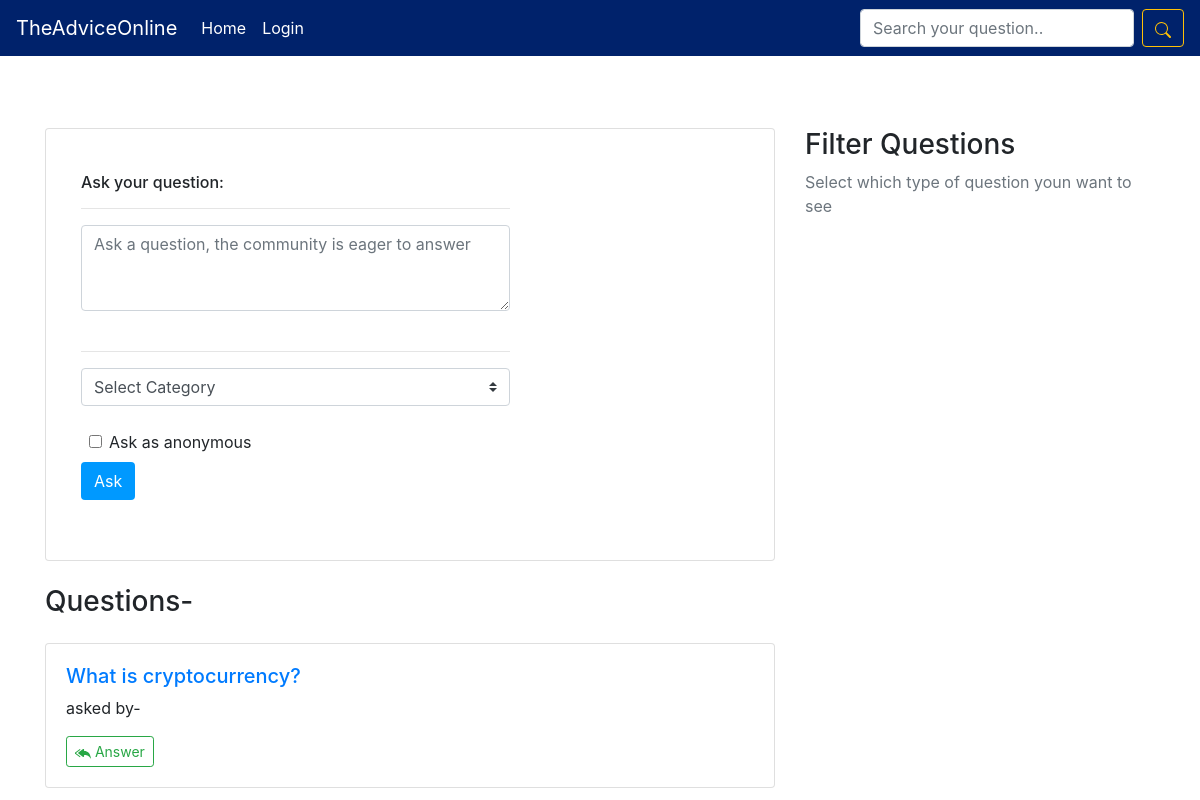
/, run on an earlier commit of the app's database.
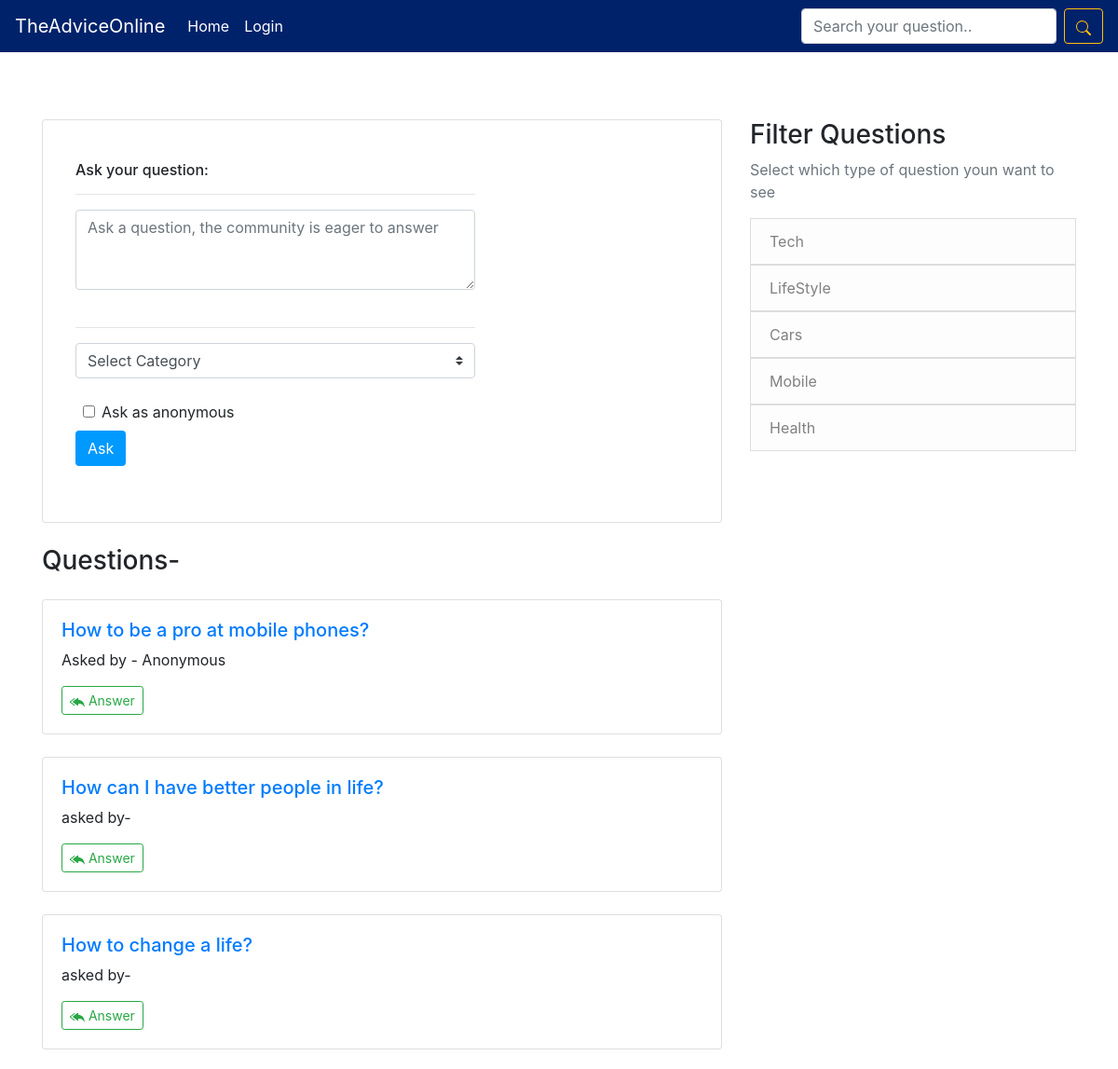
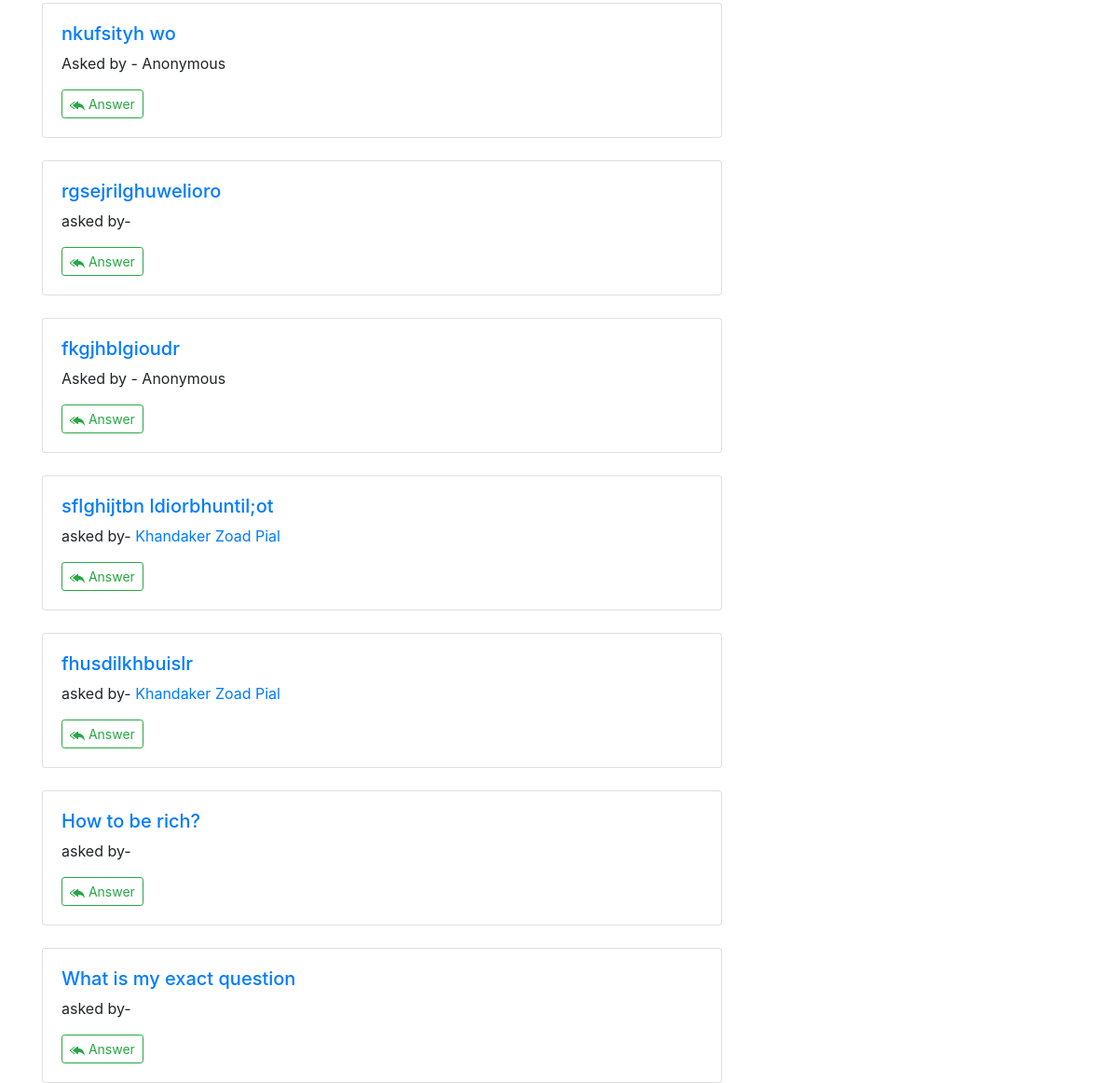
And on a later commit of the database (2 pictures, top to bottom).
### question/models.py (models this page shows, shortened)
class Question(models.Model):
    asked_by = models.ForeignKey(User, on_delete=models.CASCADE)
    the_question = models.TextField()
    asked_when = models.DateTimeField(auto_now_add=True)
    question_category = models.CharField(max_length=30)
    is_anonymous = models.BooleanField(default=False)

class category(models.Model):
    cat = models.CharField(max_length=30)

### question/views.py (the view)
# urls.py: path('', views.home, name='home'),
def home(request):
    questions_set = Question.objects.all().order_by('-asked_when')
    if request.method == 'POST':
        the_question = request.POST.get('the_question')
        if sentence_tester(the_question):
            pass
        else:
            messages.error(request, 'Please try asking a meaningful question!')
            return redirect('/')
        category = request.POST.get('category')
        if category == 'Select Category':
            messages.error(request, "Please select a category properly!")
            return redirect('/')
        is_ann = request.POST.get('is_ann')
        if is_ann == 'on':
            is_ann = True
        else:
            is_ann = False
        if((the_question.strip())):
            obj = Question(asked_by=request.user, the_question=the_question, question_category=category, is_anonymous=is_ann)
            obj.save()
            return render(request, 'question/home.html', {'questions_set': questions_set})
        else:
            messages.error(request, "A question can't be empty")
            return redirect('/')
    elif request.method == 'GET':
        cats = c.objects.all()
        return render(request, 'question/home.html', {'questions_set': questions_set, 'cats': cats})

### templates/question/home.html (shortened to what this page needs)
{% extends "base.html" %}
{% block main_content %}
<br><br><br>
<div class="card">
  <div class="card-body">
    <form action="{% url 'home' %}" method="post">
      <div class="container my-4">
        <div class="row">
          <div class="col-md-8">
            <h6>Ask your question:</h6>
            <hr size="30px">
            <textarea class="form-control" name="the_question" cols="25" rows="3"
              placeholder="Ask a question, the community is eager to answer"></textarea><br>
            <hr size="30px">
            <div class="container">
              <div class="row">
                <div class="input-group mb-3">
                  <select class="custom-select" id="inputGroupSelect01" name="category">
                    <option selected>Select Category</option>
                  </select>
                </div>
                <div class="form-check form-switch ml-2 mt-2">
                  <input class="form-check-input" type="checkbox" name="is_ann" id="flexSwitchCheckChecked">
                  <label class="form-check-label" for="flexSwitchCheckChecked">Ask as anonymous</label>
                </div>
              </div>
            </div>
            <div class="form-group mt-2">
              <button class="btn" style="background-color: #0099FF;color:white; position: relative;"
                type="submit">Ask</button>
            </div>
          </div>
        </div>
      </div>
    </form>
  </div>
</div>
<br>
<h3>Questions-</h3>
{% for q in questions_set %}
<div class="card mt-4">
  <div class="card-body">
    <h5><a href="{% url 'answer' q.pk %}">{{q.the_question}}</a> </h5>
    {% if q.is_anonymous %}
    <p>Asked by - Anonymous</p>
    {% else %}
    <p>asked by- <a href="{% url 'profile_handler' q.asked_by.pk %}">{{q.asked_by.first_name}} {{q.asked_by.last_name}}
      </a></p>
      {% endif %}
    <a href="{% url 'answer' q.pk %}" class="btn btn-outline-success btn-sm">
      Answer</a>
  </div>
</div>
{% endfor %}
{% endblock main_content %}

### templates/base.html (shortened to what this page needs)
<!DOCTYPE html>
<html>
<head>
    <link rel="stylesheet" href="https://cdn.jsdelivr.net/npm/bootstrap@4.6.0/dist/css/bootstrap.min.css">
</head>
<body>
    <nav class="navbar navbar-expand-lg navbar-dark bg-pial">
        <a class="navbar-brand" href="{% url 'home' %}">TheAdviceOnline</a>
        <div class="collapse navbar-collapse" id="navbarSupportedContent">
            <ul class="navbar-nav mr-auto">
                <li class="nav-item active">
                    <a class="nav-link" href="{% url 'home' %}">Home <span class="sr-only">(current)</span></a>
                </li>
                {% if user.is_authenticated %}
                <li class="nav-item active">
                  <a class="nav-link" href="{% url 'profile_handler' user.pk %}">Profile <span class="sr-only">(current)</span></a>
                </li>
                {% else %}
                <li class="nav-item active">
                  <a class="nav-link" href="{% url 'account_login' %}">Login <span class="sr-only">(current)</span></a>
                </li>
                {% endif %}
            </ul>
            <form action="{% url 'search' %}" class="form-inline my-2 my-lg-0" method="post">
                <input class="form-control mr-sm-2" type="search" name="search" placeholder="Search your question.." aria-label="Search">
                <button class="btn btn-outline-warning my-2 my-sm-0" type="submit"></button>
            </form>
        </div>
    </nav>
 <main role="main" class="container">
      <div class="row">
        <div class="col-lg-8">
          {% block main_content %}{% endblock main_content %}
        </div>
        <div class="col-lg-4 mt-4">
        <br> <br>
          <div class="content-section">
            {% if unanswered %}
          <h3>More</h3>
          <p class='text-muted'>You may also like to answer these questions too!
              <ul class="list-group">
                {% for i in unanswered %}
                  <a href="{% url 'sub_question' i.pk %}"><li class="list-group-item list-group-item-light">{{i.the_sub_question}}</li></a>
                {% endfor %}
              </ul>
            </p>
            {% else %}
            <h3>Filter Questions</h3>
            <p class='text-muted'>Select which type of question youn want to see
              <ul class="list-group">
              {% for x in cats %}
                <a href="{% url 'search2' x.pk %}"><li class="list-group-item list-group-item-light">{{x.cat}}</li></a>
              {% endfor %}
              </ul>
            </p>
            {% endif %}
          </div>
        </div>
      </div>
    </main>
</body>

### templates/base.html (style rules this page uses)
.bg-pial { background-color: #00226b; }

What changed in the data, as far as the page shows it:
removed Question: the_question "What is cryptocurrency?"
added Question: the_question "How to be a pro at mobile phones?", is_anonymous "Asked by - Anonymous"
added Question: the_question "How can I have better people in life?"
added Question: the_question "How to change a life?"
added Question: the_question "nkufsityh wo", is_anonymous "Asked by - Anonymous"
added Question: the_question "rgsejrilghuwelioro"
added Question: the_question "fkgjhblgioudr", is_anonymous "Asked by - Anonymous"
added Question: the_question "sflghijtbn ldiorbhuntil;ot", asked_by.first_name "Khandaker", asked_by.last_name "Zoad Pial"
added Question: the_question "fhusdilkhbuislr", asked_by.first_name "Khandaker", asked_by.last_name "Zoad Pial"
added Question: the_question "How to be rich?"
added Question: the_question "What is my exact question"
added category: cat "Tech"
added category: cat "LifeStyle"
added category: cat "Cars"
added category: cat "Mobile"
added category: cat "Health"
